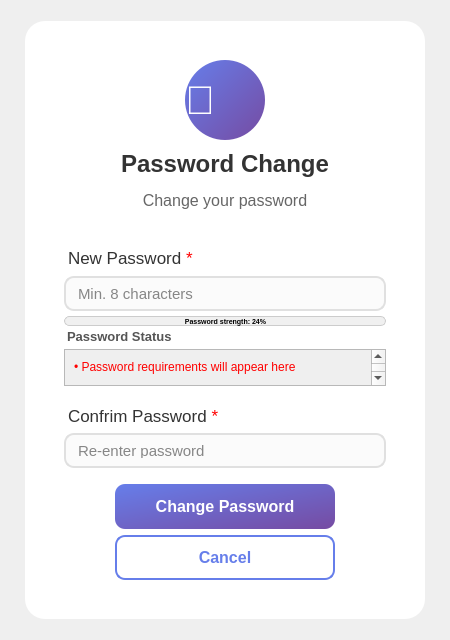
<?xml version="1.0" encoding="UTF-8"?>
<ui version="4.0">
 <class>PasswordChangeDialog</class>
 <widget class="QDialog" name="PasswordChangeDialog">
  <property name="geometry">
   <rect>
    <x>0</x>
    <y>0</y>
    <width>450</width>
    <height>640</height>
   </rect>
  </property>
  <property name="minimumSize">
   <size>
    <width>450</width>
    <height>640</height>
   </size>
  </property>
  <property name="windowTitle">
   <string>Change Password</string>
  </property>
  <property name="windowIcon">
   <iconset resource="login_resources.qrc">
    <normaloff>:/qrc_images/assets/images/login_bg.png</normaloff>:/qrc_images/assets/images/login_bg.png</iconset>
  </property>
  <property name="styleSheet">
   <string notr="true">/* ===== Background Gradient ===== */
QDialog {
    background: qlineargradient(
        x1: 0, y1: 0,
        x2: 1, y2: 1,
        stop: 0 #667EEA,
        stop: 1 #764BA2
    );
    font-family: &quot;Segoe UI&quot;;
}</string>
  </property>
  <layout class="QGridLayout" name="gridLayout_2">
   <item row="1" column="1">
    <widget class="QFrame" name="passwordChangePanel">
     <property name="enabled">
      <bool>true</bool>
     </property>
     <property name="sizePolicy">
      <sizepolicy hsizetype="Preferred" vsizetype="Preferred">
       <horstretch>0</horstretch>
       <verstretch>0</verstretch>
      </sizepolicy>
     </property>
     <property name="minimumSize">
      <size>
       <width>400</width>
       <height>450</height>
      </size>
     </property>
     <property name="maximumSize">
      <size>
       <width>650</width>
       <height>700</height>
      </size>
     </property>
     <property name="layoutDirection">
      <enum>Qt::LayoutDirection::LeftToRight</enum>
     </property>
     <property name="styleSheet">
      <string notr="true">QFrame#passwordChangePanel {
    background-color: #ffffff;
    border-radius: 20px;
    padding: 30px;
}
</string>
     </property>
     <property name="frameShape">
      <enum>QFrame::Shape::StyledPanel</enum>
     </property>
     <property name="frameShadow">
      <enum>QFrame::Shadow::Raised</enum>
     </property>
     <property name="lineWidth">
      <number>0</number>
     </property>
     <layout class="QGridLayout" name="gridLayout">
      <item row="1" column="0">
       <layout class="QVBoxLayout" name="verticalLayout_input">
        <property name="spacing">
         <number>5</number>
        </property>
        <item>
         <widget class="QLabel" name="labelPassword">
          <property name="minimumSize">
           <size>
            <width>150</width>
            <height>45</height>
           </size>
          </property>
          <property name="styleSheet">
           <string notr="true">QLabel {
    color: #333333;
    font-size: 13pt;
    margin-top: 10px;
    margin-bottom: 4px;
    background: transparent;
}</string>
          </property>
          <property name="text">
           <string>&lt;html&gt;&lt;head/&gt;&lt;body&gt;&lt;p&gt;New Password &lt;span style=&quot; color:#ff0000;&quot;&gt;*&lt;/span&gt;&lt;/p&gt;&lt;/body&gt;&lt;/html&gt;</string>
          </property>
         </widget>
        </item>
        <item>
         <widget class="QLineEdit" name="lineEditPassword">
          <property name="sizePolicy">
           <sizepolicy hsizetype="Expanding" vsizetype="Fixed">
            <horstretch>0</horstretch>
            <verstretch>0</verstretch>
           </sizepolicy>
          </property>
          <property name="minimumSize">
           <size>
            <width>100</width>
            <height>35</height>
           </size>
          </property>
          <property name="maximumSize">
           <size>
            <width>16777215</width>
            <height>65</height>
           </size>
          </property>
          <property name="toolTip">
           <string>&lt;html&gt;&lt;head/&gt;&lt;body&gt;&lt;p&gt;Password requirements:&lt;/p&gt;&lt;p&gt;• Minimum 8 characters&lt;/p&gt;&lt;p&gt;• At least 1 uppercase letter (A-Z)&lt;/p&gt;&lt;p&gt;• At least 1 lowercase letter (a-z)&lt;/p&gt;&lt;p&gt;• At least 1 number (0-9)&lt;/p&gt;&lt;p&gt;• At least 1 special character (= _ / \ + ! @ # $ % ^ &amp;amp; * ( ) , . ? &amp;quot; : { } | &amp;lt; &amp;gt; -)&lt;/p&gt;&lt;/body&gt;&lt;/html&gt;</string>
          </property>
          <property name="styleSheet">
           <string notr="true">QLineEdit {
    border: 2px solid #E0E0E0;
    border-radius: 10px;
    padding: 8px 10px;
    background: rgba(250, 250, 250, 200); /* slightly transparent soft white */
    font-size: 11pt;
    color: #111111;                         /* user text color */
    font-style: normal;                      /* ensures user text is not italic */
}

QLineEdit:focus {
    border: 2px solid #667EEA;
    background: rgba(250, 250, 250, 220);   /* slightly brighter on focus */
}

QLineEdit::placeholder {
    color: rgba(50, 50, 50, 200);           /* placeholder text color */
    font-style: italic;                      /* placeholder remains italic */
}
</string>
          </property>
          <property name="echoMode">
           <enum>QLineEdit::EchoMode::Password</enum>
          </property>
          <property name="placeholderText">
           <string>Min. 8 characters</string>
          </property>
         </widget>
        </item>
        <item>
         <widget class="QProgressBar" name="progressBarPwrdStrength">
          <property name="minimumSize">
           <size>
            <width>0</width>
            <height>0</height>
           </size>
          </property>
          <property name="maximumSize">
           <size>
            <width>16777215</width>
            <height>10</height>
           </size>
          </property>
          <property name="font">
           <font>
            <pointsize>5</pointsize>
            <bold>true</bold>
           </font>
          </property>
          <property name="styleSheet">
           <string notr="true">QProgressBar {
    border: 1px solid #ccc;       /* thin border */
    border-radius: 5px;           /* rounded corners */
    text-align: center;
    height: 12px;                  /* slim height */
    background-color: #f0f0f0;    /* light gray background */
}

QProgressBar::chunk {
    border-radius: 5px;
    /* background-color will be overridden dynamically for password strength */
}</string>
          </property>
          <property name="value">
           <number>24</number>
          </property>
          <property name="alignment">
           <set>Qt::AlignmentFlag::AlignCenter</set>
          </property>
          <property name="invertedAppearance">
           <bool>false</bool>
          </property>
          <property name="format">
           <string>Password strength: %p%</string>
          </property>
         </widget>
        </item>
        <item>
         <widget class="QLabel" name="labelPwrdStrengthStatus">
          <property name="styleSheet">
           <string notr="true">QLabel#labelPwrdStrengthStatus {
    font-size: 10pt;
    font-weight: bold;
    color: #555555;  /* Default text color */
    padding-top: -4px;
    padding-bottom: 2px;
    background: transparent;
}</string>
          </property>
          <property name="text">
           <string>Password Status</string>
          </property>
         </widget>
        </item>
        <item>
         <widget class="QScrollArea" name="scrollArea">
          <property name="styleSheet">
           <string notr="true">/* ===== ScrollArea Transparent Background ===== */
QScrollArea {
    background: transparent;
    border: none;
    padding-right: 3px; /* leaves space for the scrollbar to appear offset */
}

QScrollArea &gt; QWidget {
    background: transparent;
}

QScrollArea &gt; QWidget &gt; QWidget {
    background: transparent;
}

/* ===== VERTICAL SCROLLBAR ===== */
QScrollBar:vertical {
    width: 12px;
    background: rgba(255, 255, 255, 0.05);  /* subtle track */
    margin: 0px 0px 0px 0;  /* TOP RIGHT BOTTOM LEFT */
    border-radius: 6px;
}

QScrollBar::handle:vertical {
    background: rgba(120, 120, 120, 0.35);  /* glassy thumb */
    border-radius: 6px;
    min-height: 30px;
    border: 1px solid rgba(255, 255, 255, 0.2); /* subtle highlight */
}

QScrollBar::handle:vertical:hover {
    background: rgba(120, 120, 120, 0.55);
}

/* Up/Down buttons */
QScrollBar::add-line:vertical,
QScrollBar::sub-line:vertical {
    height: 16px;
    background: rgba(180, 180, 180, 0.35);
    border-radius: 4px;
}

/* Arrow icons */
QScrollBar::up-arrow:vertical,
QScrollBar::down-arrow:vertical {
    width: 6px;
    height: 6px;
    background: transparent;
}

/* Remove the blank area inside */
QScrollBar::add-page:vertical,
QScrollBar::sub-page:vertical {
    background: none;
}
</string>
          </property>
          <property name="verticalScrollBarPolicy">
           <enum>Qt::ScrollBarPolicy::ScrollBarAlwaysOn</enum>
          </property>
          <property name="widgetResizable">
           <bool>true</bool>
          </property>
          <widget class="QWidget" name="scrollAreaWidgetContents">
           <property name="geometry">
            <rect>
             <x>0</x>
             <y>0</y>
             <width>305</width>
             <height>34</height>
            </rect>
           </property>
           <layout class="QVBoxLayout" name="verticalLayout_2">
            <item>
             <widget class="QLabel" name="labelPasswordRules">
              <property name="sizePolicy">
               <sizepolicy hsizetype="Expanding" vsizetype="Preferred">
                <horstretch>0</horstretch>
                <verstretch>0</verstretch>
               </sizepolicy>
              </property>
              <property name="styleSheet">
               <string notr="true">    background: transparent;</string>
              </property>
              <property name="text">
               <string>&lt;html&gt;&lt;head/&gt;&lt;body&gt;&lt;p&gt;&lt;span style=&quot; color:#ff0000;&quot;&gt;• Password requirements will appear here&lt;/span&gt;&lt;/p&gt;&lt;/body&gt;&lt;/html&gt;</string>
              </property>
              <property name="textFormat">
               <enum>Qt::TextFormat::RichText</enum>
              </property>
              <property name="wordWrap">
               <bool>true</bool>
              </property>
             </widget>
            </item>
           </layout>
          </widget>
         </widget>
        </item>
        <item>
         <widget class="QLabel" name="labelPasswordConfirm">
          <property name="minimumSize">
           <size>
            <width>150</width>
            <height>45</height>
           </size>
          </property>
          <property name="styleSheet">
           <string notr="true">QLabel {
    color: #333333;
    font-size: 13pt;
    margin-top: 10px;
    margin-bottom: 4px;
    background: transparent;
}</string>
          </property>
          <property name="text">
           <string>&lt;html&gt;&lt;head/&gt;&lt;body&gt;&lt;p&gt;Confrim Password &lt;span style=&quot; color:#ff0000;&quot;&gt;*&lt;/span&gt;&lt;/p&gt;&lt;/body&gt;&lt;/html&gt;</string>
          </property>
         </widget>
        </item>
        <item>
         <widget class="QLineEdit" name="lineEditPasswordConfirm">
          <property name="sizePolicy">
           <sizepolicy hsizetype="Expanding" vsizetype="Fixed">
            <horstretch>0</horstretch>
            <verstretch>0</verstretch>
           </sizepolicy>
          </property>
          <property name="minimumSize">
           <size>
            <width>100</width>
            <height>35</height>
           </size>
          </property>
          <property name="maximumSize">
           <size>
            <width>16777215</width>
            <height>65</height>
           </size>
          </property>
          <property name="styleSheet">
           <string notr="true">QLineEdit {
    border: 2px solid #E0E0E0;
    border-radius: 10px;
    padding: 8px 10px;
    background: rgba(250, 250, 250, 200); /* slightly transparent soft white */
    font-size: 11pt;
    color: #111111;                         /* user text color */
    font-style: normal;                      /* ensures user text is not italic */
}

QLineEdit:focus {
    border: 2px solid #667EEA;
    background: rgba(250, 250, 250, 220);   /* slightly brighter on focus */
}

QLineEdit::placeholder {
    color: rgba(50, 50, 50, 200);           /* placeholder text color */
    font-style: italic;                      /* placeholder remains italic */
}
QLineEdit[error=&quot;true&quot;] {
    border: 2px solid #FF4A4A;
}
</string>
          </property>
          <property name="echoMode">
           <enum>QLineEdit::EchoMode::Password</enum>
          </property>
          <property name="placeholderText">
           <string>Re-enter password</string>
          </property>
         </widget>
        </item>
       </layout>
      </item>
      <item row="2" column="0">
       <spacer name="verticalSpacer_3">
        <property name="orientation">
         <enum>Qt::Orientation::Vertical</enum>
        </property>
        <property name="sizeType">
         <enum>QSizePolicy::Policy::Minimum</enum>
        </property>
        <property name="sizeHint" stdset="0">
         <size>
          <width>20</width>
          <height>10</height>
         </size>
        </property>
       </spacer>
      </item>
      <item row="0" column="0">
       <layout class="QVBoxLayout" name="verticalLayout_Title_3">
        <property name="spacing">
         <number>6</number>
        </property>
        <item alignment="Qt::AlignmentFlag::AlignHCenter">
         <widget class="QLabel" name="logoIcon">
          <property name="minimumSize">
           <size>
            <width>80</width>
            <height>80</height>
           </size>
          </property>
          <property name="maximumSize">
           <size>
            <width>80</width>
            <height>80</height>
           </size>
          </property>
          <property name="styleSheet">
           <string notr="true">QLabel#logoIcon {
    background: qlineargradient(x1:0, y1:0, x2:1, y2:1, stop:0 #667EEA, stop:1 #764BA2);
    border-radius: 40px;
    min-width: 80px;
    min-height: 80px;
    max-width: 80px;
    max-height: 80px;
    font-size: 40px;
    color: white;
    qproperty-alignment: 'AlignCenter';
}
</string>
          </property>
          <property name="text">
           <string>🔑</string>
          </property>
         </widget>
        </item>
        <item alignment="Qt::AlignmentFlag::AlignHCenter">
         <widget class="QLabel" name="lableTitle">
          <property name="minimumSize">
           <size>
            <width>120</width>
            <height>35</height>
           </size>
          </property>
          <property name="styleSheet">
           <string notr="true">QLabel {
    color: #333333;
    font-size: 18pt;
    font-weight: bold;
    text-align: center;
    background: transparent;
}</string>
          </property>
          <property name="text">
           <string>Password Change</string>
          </property>
          <property name="alignment">
           <set>Qt::AlignmentFlag::AlignCenter</set>
          </property>
         </widget>
        </item>
        <item>
         <widget class="QLabel" name="labelSubtitle">
          <property name="minimumSize">
           <size>
            <width>300</width>
            <height>40</height>
           </size>
          </property>
          <property name="styleSheet">
           <string notr="true">QLabel#labelSubtitle{
    color: #666666;              /* gray color like HTML example */
    font-size: 12pt;              /* adjust size to fit QFrame */
    font-weight: normal;
    qproperty-alignment: 'AlignCenter';   /* center text horizontally */
    margin-bottom: 14px;          
    background: transparent;
}
</string>
          </property>
          <property name="text">
           <string>Change your password</string>
          </property>
          <property name="alignment">
           <set>Qt::AlignmentFlag::AlignCenter</set>
          </property>
         </widget>
        </item>
       </layout>
      </item>
      <item row="3" column="0">
       <layout class="QVBoxLayout" name="verticalLayout">
        <item alignment="Qt::AlignmentFlag::AlignHCenter">
         <widget class="QPushButton" name="buttonChangePassword">
          <property name="sizePolicy">
           <sizepolicy hsizetype="Expanding" vsizetype="Preferred">
            <horstretch>0</horstretch>
            <verstretch>0</verstretch>
           </sizepolicy>
          </property>
          <property name="minimumSize">
           <size>
            <width>220</width>
            <height>45</height>
           </size>
          </property>
          <property name="maximumSize">
           <size>
            <width>220</width>
            <height>55</height>
           </size>
          </property>
          <property name="cursor">
           <cursorShape>PointingHandCursor</cursorShape>
          </property>
          <property name="styleSheet">
           <string notr="true">QPushButton#buttonChangePassword {
    background: qlineargradient(x1:0, y1:0, x2:1, y2:1, stop:0 #667EEA, stop:1 #764BA2);
    color: white;
    border: none;
    border-radius: 10px;
    padding: 10px;
    font-size: 12pt;
    font-weight: bold;
}

QPushButton#buttonChangePassword:hover {
    background: qlineargradient(x1:0, y1:0, x2:1, y2:1, stop:0 #4F63C6, stop:1 #5D3F9E);
    padding-top: 8px;
    padding-bottom: 12px;
}

QPushButton#buttonChangePassword:pressed {
    background: #3C4A99;
    padding-top: 12px;
    padding-bottom: 8px;
}
QPushButton#buttonChangePassword:disabled {
    background: #AAAAAA;
    color: #666666;
    padding: 10px;
}</string>
          </property>
          <property name="text">
           <string>Change Password</string>
          </property>
         </widget>
        </item>
        <item alignment="Qt::AlignmentFlag::AlignHCenter">
         <widget class="QPushButton" name="buttonCancel">
          <property name="sizePolicy">
           <sizepolicy hsizetype="Expanding" vsizetype="Preferred">
            <horstretch>0</horstretch>
            <verstretch>0</verstretch>
           </sizepolicy>
          </property>
          <property name="minimumSize">
           <size>
            <width>220</width>
            <height>45</height>
           </size>
          </property>
          <property name="maximumSize">
           <size>
            <width>220</width>
            <height>55</height>
           </size>
          </property>
          <property name="cursor">
           <cursorShape>PointingHandCursor</cursorShape>
          </property>
          <property name="styleSheet">
           <string notr="true">QPushButton#buttonCancel {
    background: white;
    color: #667EEA;
    border: 2px solid #667EEA;
    border-radius: 10px;
    padding: 10px;
    font-size: 12pt;
    font-weight: bold;
}

QPushButton#buttonCancel:hover {
    background: #f0f2ff;       /* light purple/blue tint */
    padding-top: 8px;
    padding-bottom: 12px;       /* 3D lift effect */
}

QPushButton#buttonCancel:pressed {
    background: #e0e4ff;       /* darker when pressed */
    padding-top: 12px;
    padding-bottom: 8px;       /* pressed down effect */
}
</string>
          </property>
          <property name="text">
           <string>Cancel</string>
          </property>
         </widget>
        </item>
       </layout>
      </item>
     </layout>
    </widget>
   </item>
   <item row="1" column="0">
    <spacer name="horizontalSpacer">
     <property name="orientation">
      <enum>Qt::Orientation::Horizontal</enum>
     </property>
     <property name="sizeType">
      <enum>QSizePolicy::Policy::Preferred</enum>
     </property>
     <property name="sizeHint" stdset="0">
      <size>
       <width>60</width>
       <height>20</height>
      </size>
     </property>
    </spacer>
   </item>
   <item row="0" column="1">
    <spacer name="verticalSpacer">
     <property name="orientation">
      <enum>Qt::Orientation::Vertical</enum>
     </property>
     <property name="sizeType">
      <enum>QSizePolicy::Policy::Minimum</enum>
     </property>
     <property name="sizeHint" stdset="0">
      <size>
       <width>20</width>
       <height>10</height>
      </size>
     </property>
    </spacer>
   </item>
   <item row="1" column="2">
    <spacer name="horizontalSpacer_2">
     <property name="orientation">
      <enum>Qt::Orientation::Horizontal</enum>
     </property>
     <property name="sizeType">
      <enum>QSizePolicy::Policy::Preferred</enum>
     </property>
     <property name="sizeHint" stdset="0">
      <size>
       <width>60</width>
       <height>20</height>
      </size>
     </property>
    </spacer>
   </item>
   <item row="2" column="1">
    <spacer name="verticalSpacer_2">
     <property name="orientation">
      <enum>Qt::Orientation::Vertical</enum>
     </property>
     <property name="sizeType">
      <enum>QSizePolicy::Policy::Minimum</enum>
     </property>
     <property name="sizeHint" stdset="0">
      <size>
       <width>20</width>
       <height>10</height>
      </size>
     </property>
    </spacer>
   </item>
  </layout>
 </widget>
 <resources>
  <include location="login_resources.qrc"/>
 </resources>
 <connections/>
</ui>
